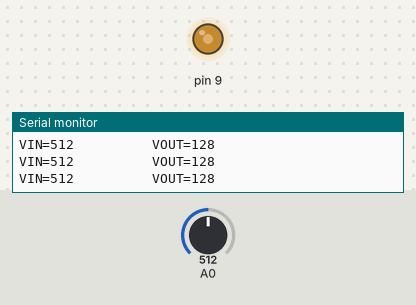
The sketch below on a simulated Arduino Uno, built with avr-gcc and run on an emulated ATmega328P. Shown: output pins drawn as LEDs (lit = HIGH), the last lines printed to the serial monitor. The inputs (shaded band) are chosen by the test bench; at power-on: A0 = 512.

Above: at 1.2 s.
1.3 s: A0 set to 11
At 1.7 s:
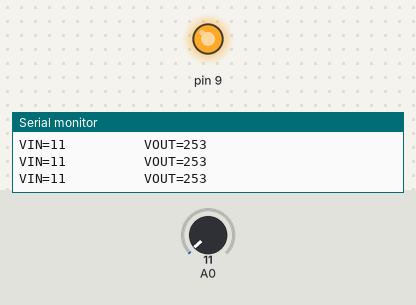
2.8 s: A0 set to 8
At 3.5 s:
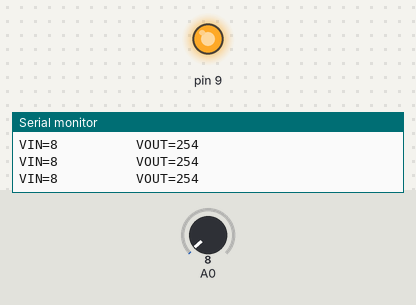
4.3 s: A0 set to 306
At 5.1 s:
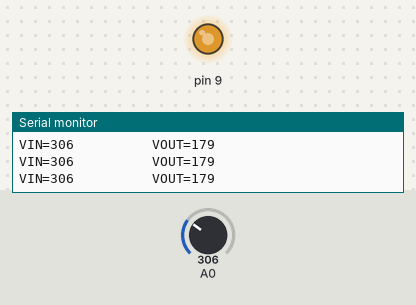
5.8 s: A0 set to 968
At 6.9 s:
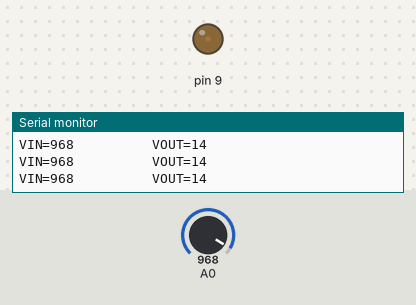
7.3 s: A0 set to 987
At 8.6 s:
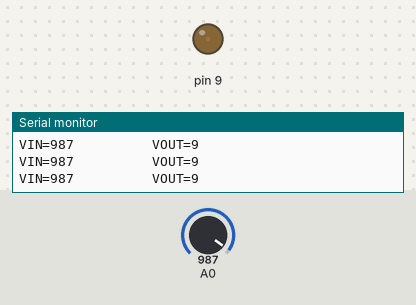
10.3 s: A0 set to 1023
At 11.7 s:
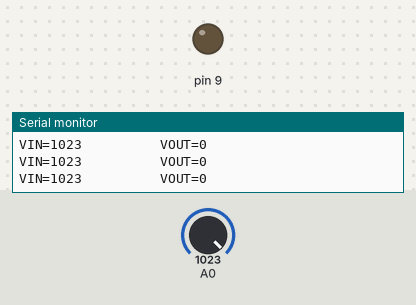
Timing chart, 0 to 12.8 s (numbered marks = the images above; inputs shaded):
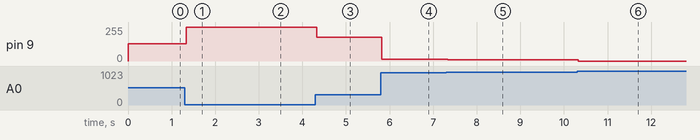

Measured:
- after the input at 1.3 s, pin 9: 128/255 → 253/255 at once
- after the input at 2.8 s, pin 9: 253/255 → 254/255 at once
- after the input at 4.3 s, pin 9: 254/255 → 179/255 at once
- after the input at 5.8 s, pin 9: 179/255 → 14/255 at once
- after the input at 7.3 s, pin 9: 14/255 → 9/255 at once
- after the input at 10.3 s, pin 9: 9/255 → 0/255 at once

The sketch:

potentio.ino
```cpp
  int vin=0;
  int vout=0;
void setup() {
  // put your setup code here, to run once:
  pinMode(A0,INPUT);
  pinMode(9,OUTPUT);
  Serial.begin(9600);
  vin=0;
}

void loop() {
  // put your main code here, to run repeatedly:
  vin=analogRead(A0);
  Serial.print("VIN=");
  Serial.print(vin);
  vout=map(vin,0,1023,255,0);
  Serial.print("          VOUT=");
  Serial.println(vout);
  analogWrite(9,vout);
  delay(10);


}
```
